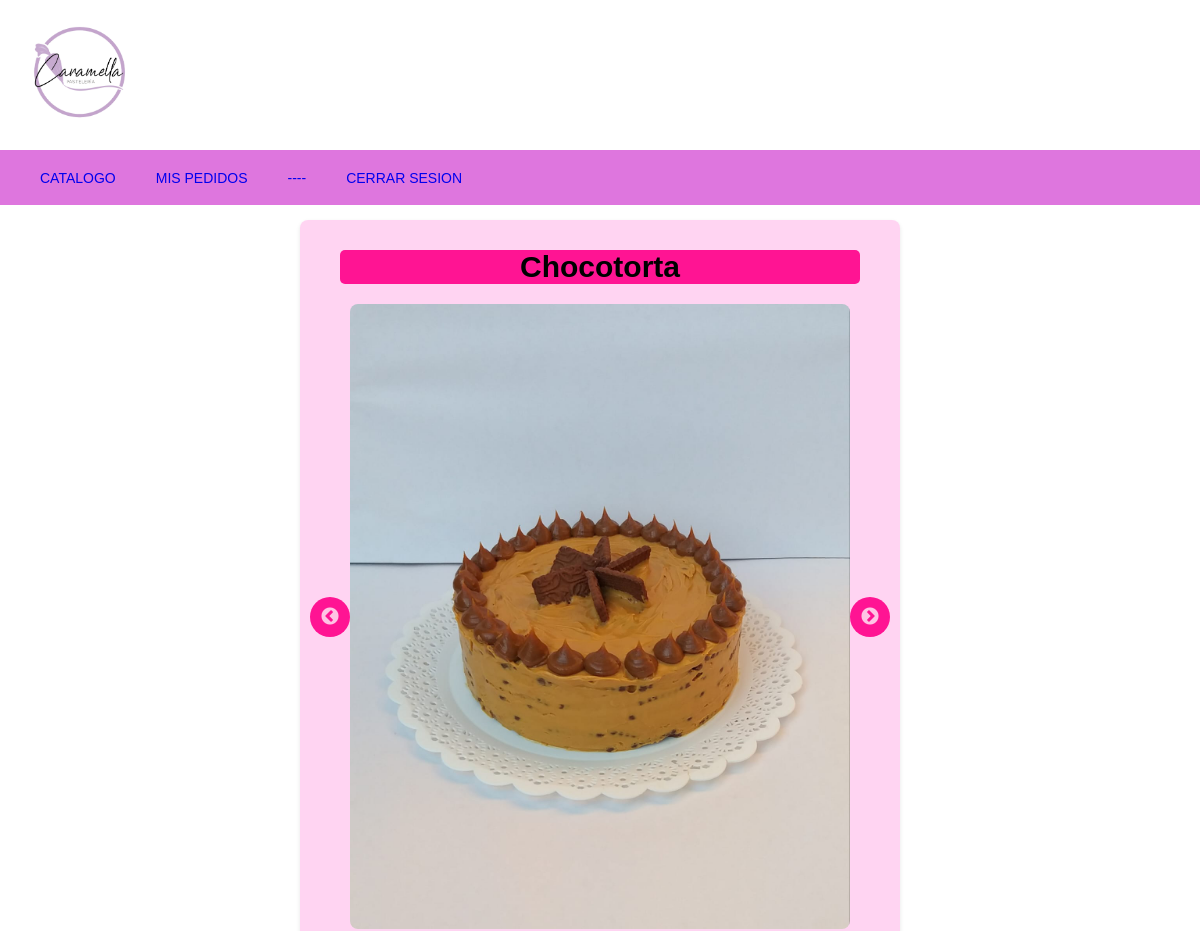
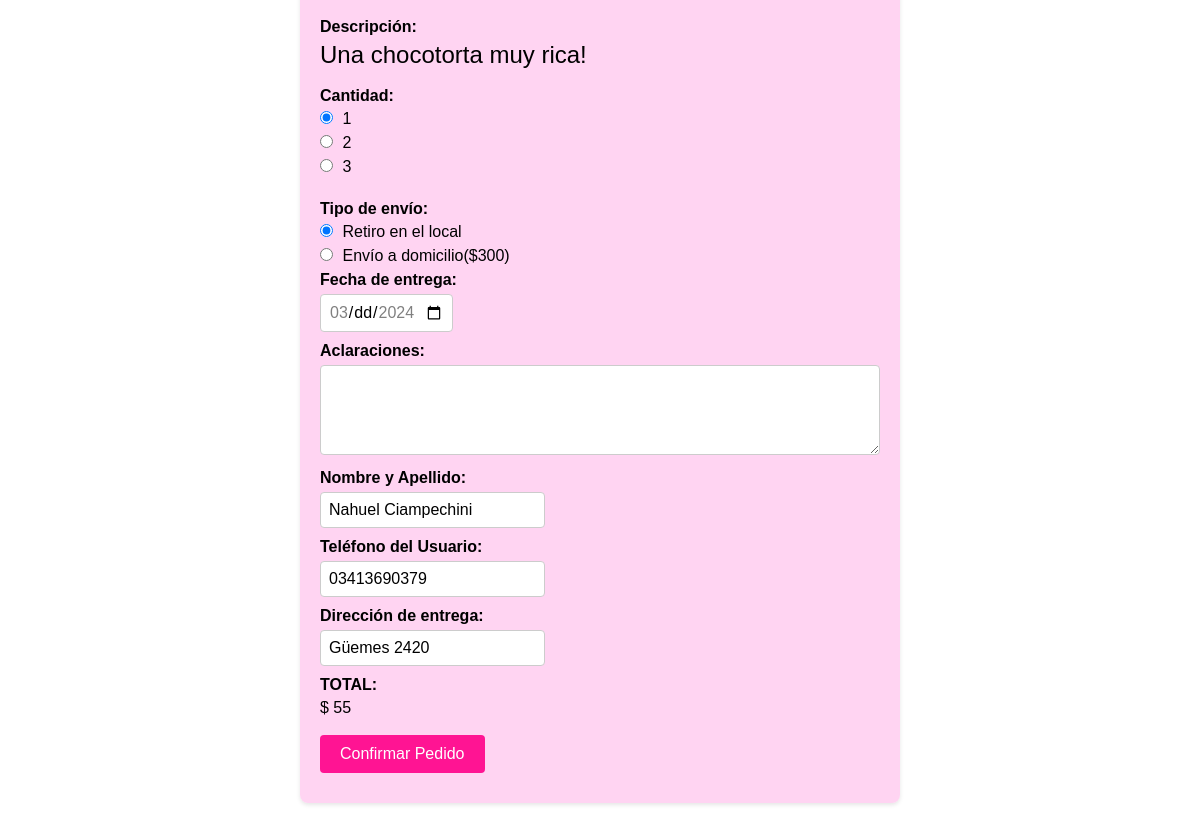
The app's page /realizar_pedido.php?id=36 (signed in) with its own data (2 pictures, top to bottom).
### tables this page shows
CREATE TABLE `producto` (
  `Id_producto` int(11) NOT NULL,
  `nombreProducto` varchar(25) DEFAULT NULL,
  `valorProducto` int(11) DEFAULT NULL,
  `descripcion` varchar(250) NOT NULL
);

CREATE TABLE `usuario` (
  `Id_usuario` int(11) NOT NULL,
  `Id_tipoUsuario` int(11) DEFAULT NULL,
  `nombreCliente` varchar(25) DEFAULT NULL,
  `apellidoCliente` varchar(25) DEFAULT NULL,
  `email` varchar(40) DEFAULT NULL,
  `contrasena` varchar(25) DEFAULT NULL,
  `fechaRegistro` datetime DEFAULT NULL ON UPDATE current_timestamp(),
  `telefono` varchar(25) DEFAULT NULL,
  `direccion` varchar(25) DEFAULT NULL
);

### realizar_pedido.php (the view, shortened to what this page needs)
<?php
include_once('php/conexion_database.php');
if (!isset($_SESSION['usuario'])) {
    header("Location: ./login.php");
}else if(isset($_GET['id']) && !empty($_GET['id'])) {
    $idProducto = $_GET['id'];
    $queryProducto = "SELECT * FROM producto WHERE Id_producto = $idProducto";
    $resultadoProducto = $database->query($queryProducto);
    if ($resultadoProducto->num_rows > 0) {
        $producto = $resultadoProducto->fetch_assoc();
    } else {
        header("Location: ./catalogo.php");
    }
} else {
    header("Location: ./catalogo.php");
}
$idUsuario=$_SESSION['usuario'];
$queryUsuario = "SELECT * FROM usuario WHERE Id_usuario='$idUsuario'";
$resultadoUsuario = $database->query($queryUsuario);
$datosUsuario = $resultadoUsuario->fetch_assoc();
$queryImagenes = "SELECT nombreFoto FROM fotoproducto WHERE Id_producto = $idProducto";
$resultadoImagenes = $database->query($queryImagenes);
$imagenes = array();
while ($imagen = $resultadoImagenes->fetch_assoc()) {
    $imagenes[] = $imagen['nombreFoto'];
}
?>
<!DOCTYPE html>
<html lang="es">
<head>
    <link rel="stylesheet" href="https://cdnjs.cloudflare.com/ajax/libs/slick-carousel/1.8.1/slick.min.css">
    <link rel="stylesheet" href="https://cdnjs.cloudflare.com/ajax/libs/slick-carousel/1.8.1/slick-theme.min.css">
</head>
<?php
include_once('index.php');
?>
<body>
    <main>
            <div class="producto-detalle">
                <form class="realizar-pedido" action="php/registro_pedido.php" method="POST" onsubmit="return confirmarPedido()">
                    <h2><?php echo $producto['nombreProducto']; ?></h2>
                    <div class="slick-slider">
                        <?php foreach ($imagenes as $imagen) { ?>
                            <div class="slick-slide">
                                <img src="<?php echo $imagen; ?>" alt="<?php echo $producto['nombreProducto']; ?>">
                            </div>
                        <?php } ?>
                    </div>
                    <label for="descripcion" class="producto-label">Descripción:</label>
                    <p><?php echo $producto['descripcion']; ?></p>
                    <br>
                    <label>Cantidad:</label>
                    <input type="radio" name="cantidad" value="1" onchange="calcularTotal()" checked> 1<br>
                    <input type="radio" name="cantidad" value="2" onchange="calcularTotal()"> 2<br>
                    <input type="radio" name="cantidad" value="3" onchange="calcularTotal()"> 3<br><br>
                    <label>Tipo de envío:</label>
                    <input type="radio" name="envio" value="1" onchange="calcularTotal()"checked> Retiro en el local<br>
                    <input type="radio" name="envio" value="2"onchange="calcularTotal()"> Envío a domicilio($300)<br>
                    <label for="fecha">Fecha de entrega:</label>
                    <input type="date" name="fecha" id="fecha" min="<?php echo date('Y-m-d', strtotime('+3 days')); ?>" max="<?php echo date('Y-m-d', strtotime('+2 weeks')); ?>" inputmode="monthday" required><br>
                    <label for="aclaraciones">Aclaraciones:</label>
                    <textarea name="aclaraciones" id="aclaraciones" rows="4" cols="50" maxlength="250"></textarea><br>
                    <label for="nombre">Nombre y Apellido:</label>
                    <input type="text" name="nombre" id="nombre" value="<?php echo $datosUsuario['nombreCliente'].' '.$datosUsuario['apellidoCliente'] ?>" required><br>
                    <label for="telefono">Teléfono del Usuario:</label>
                    <input type="tel" name="telefono" id="telefono" value="<?php echo $datosUsuario['telefono'] ?>" required><br>
                    <label for="direccion">Dirección de entrega:</label>
                    <input type="text" name="direccion" id="direccion" value="<?php echo $datosUsuario['direccion'] ?>" required><br>
                    <label>TOTAL:</label>
                    <a>$</a>
                    <span id="total">0</span><br><br>
                    <input type="submit" value="Confirmar Pedido">
                </form>
            </div>
    </main>
    <link rel="stylesheet" href="css/styleRealizar_pedido.css">
</body>
</html>

### css/styleMenu.css (style rules this page uses)
* { margin: 0; padding: 0; box-sizing: border-box; text-decoration: none; font-family: sans-serif; }
main { padding: 40px 20px; margin-top: 180px; }

### css/styleRealizar_pedido.css (style rules this page uses)
.realizar-pedido { max-width: 600px; margin: auto; padding: 20px; background-color: rgba(255, 196, 238, 0.727); border-radius: 8px; box-shadow: 0 2px 4px rgba(0, 0, 0, 0.1); }
h2 { border-radius: 5px; background-color: #FF1493; text-align: center; font-size: 30px; margin: 10px 20px; }
p { font-size: 24px; white-space: pre-wrap; }
.slick-slider { width: 100%; max-width: 500px; margin: 20px auto; }
.slick-slide img { width: 100%; height: auto; border-radius: 8px; }
label { display: block; margin-bottom: 5px; font-size: 16px; font-weight: bold; }
input[type="radio"] { margin-right: 5px; display: inline-block; }
textarea { width: 100%; resize: vertical; }
input, textarea { padding: 8px; border: 1px solid #ccc; border-radius: 4px; font-size: 16px; margin-bottom: 10px; }
input[type="submit"] { background-color: #FF1493; color: white; border: none; border-radius: 4px; padding: 10px 20px; font-size: 16px; cursor: pointer; transition: background-color 0.3s; }
.realizar-pedido>label { display: grid; grid-template-columns: 1fr 1fr; grid-gap: 10px; }

### records on screen
producto: nombreProducto "Chocotorta", descripcion "Una chocotorta muy rica!"
usuario: nombre "Nahuel Ciampechini", telefono "03413690379", direccion "Güemes 2420"
